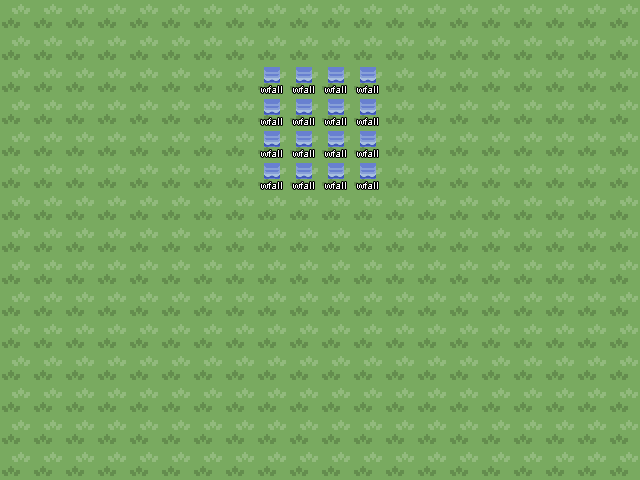

This is a level from a 2D game, rendered from its Tiled map with the project's own tilesets. A one-line summary and the complete map file follow:
An orthogonal 20x15 tile map with 32x32 px tiles, 2 tile layers (layer_1_priority_1, systemtags), 4 tilesets.

<map version="1.10" tiledversion="1.10.2" orientation="orthogonal" renderorder="right-down" compressionlevel="0" width="20" height="15" tilewidth="32" tileheight="32" infinite="0" nextlayerid="22" nextobjectid="1">
  <editorsettings>
    <export format="tmx" />
  </editorsettings>
  <tileset firstgid="1" source="../Tilesets/passages.tsx" />
  <tileset firstgid="145" source="../Tilesets/systemtags.tsx" />
  <tileset firstgid="273" source="../Tilesets/terrain_tag.tsx" />
  <tileset firstgid="289" source="../Tilesets/ville_4g.tsx" />
  <layer id="1" name="layer_1_priority_1" width="20" height="15">
    <data encoding="csv">
289,289,289,289,289,289,289,289,289,289,289,289,289,289,289,289,289,289,289,289,
289,289,289,289,289,289,289,289,289,289,289,289,289,289,289,289,289,289,289,289,
289,289,289,289,289,289,289,289,289,289,289,289,289,289,289,289,289,289,289,289,
289,289,289,289,289,289,289,289,289,289,289,289,289,289,289,289,289,289,289,289,
289,289,289,289,289,289,289,289,289,289,289,289,289,289,289,289,289,289,289,289,
289,289,289,289,289,289,289,289,289,289,289,289,289,289,289,289,289,289,289,289,
289,289,289,289,289,289,289,289,289,289,289,289,289,289,289,289,289,289,289,289,
289,289,289,289,289,289,289,289,289,289,289,289,289,289,289,289,289,289,289,289,
289,289,289,289,289,289,289,289,289,289,289,289,289,289,289,289,289,289,289,289,
289,289,289,289,289,289,289,289,289,289,289,289,289,289,289,289,289,289,289,289,
289,289,289,289,289,289,289,289,289,289,289,289,289,289,289,289,289,289,289,289,
289,289,289,289,289,289,289,289,289,289,289,289,289,289,289,289,289,289,289,289,
289,289,289,289,289,289,289,289,289,289,289,289,289,289,289,289,289,289,289,289,
289,289,289,289,289,289,289,289,289,289,289,289,289,289,289,289,289,289,289,289,
289,289,289,289,289,289,289,289,289,289,289,289,289,289,289,289,289,289,289,289
    </data>
  </layer>
  <layer id="20" name="systemtags" width="20" height="15">
    <data encoding="csv">
0,0,0,0,0,0,0,0,0,0,0,0,0,0,0,0,0,0,0,0,
0,0,0,0,0,0,0,0,0,0,0,0,0,0,0,0,0,0,0,0,
0,0,0,0,0,0,0,0,148,148,148,148,0,0,0,0,0,0,0,0,
0,0,0,0,0,0,0,0,148,148,148,148,0,0,0,0,0,0,0,0,
0,0,0,0,0,0,0,0,148,148,148,148,0,0,0,0,0,0,0,0,
0,0,0,0,0,0,0,0,148,148,148,148,0,0,0,0,0,0,0,0,
0,0,0,0,0,0,0,0,0,0,0,0,0,0,0,0,0,0,0,0,
0,0,0,0,0,0,0,0,0,0,0,0,0,0,0,0,0,0,0,0,
0,0,0,0,0,0,0,0,0,0,0,0,0,0,0,0,0,0,0,0,
0,0,0,0,0,0,0,0,0,0,0,0,0,0,0,0,0,0,0,0,
0,0,0,0,0,0,0,0,0,0,0,0,0,0,0,0,0,0,0,0,
0,0,0,0,0,0,0,0,0,0,0,0,0,0,0,0,0,0,0,0,
0,0,0,0,0,0,0,0,0,0,0,0,0,0,0,0,0,0,0,0,
0,0,0,0,0,0,0,0,0,0,0,0,0,0,0,0,0,0,0,0,
0,0,0,0,0,0,0,0,0,0,0,0,0,0,0,0,0,0,0,0
    </data>
  </layer>
</map>
